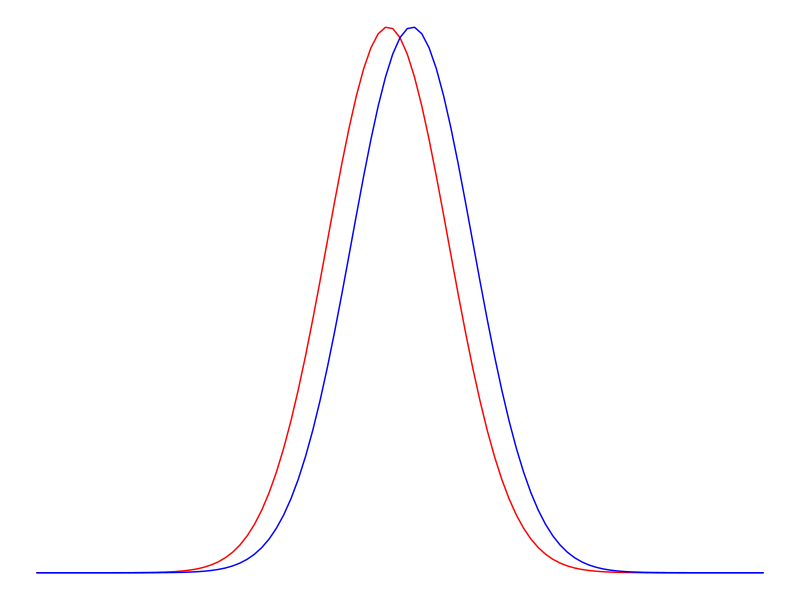
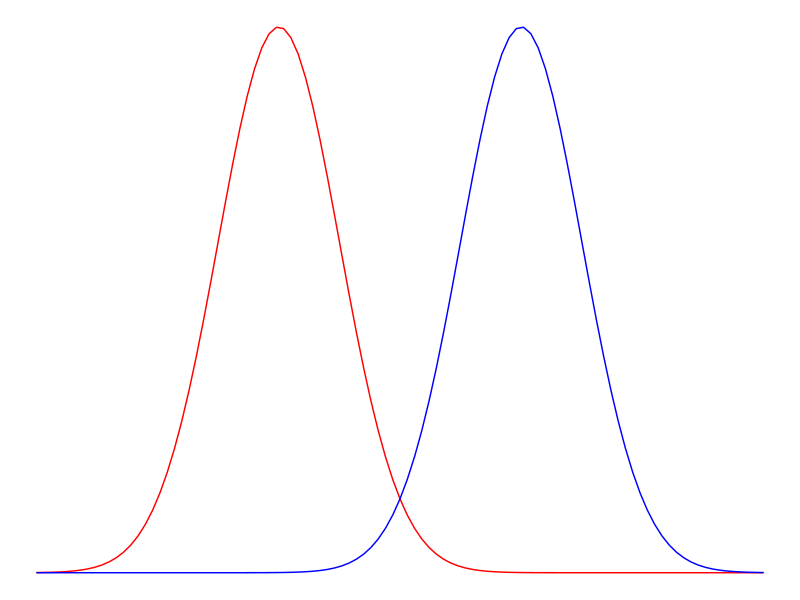
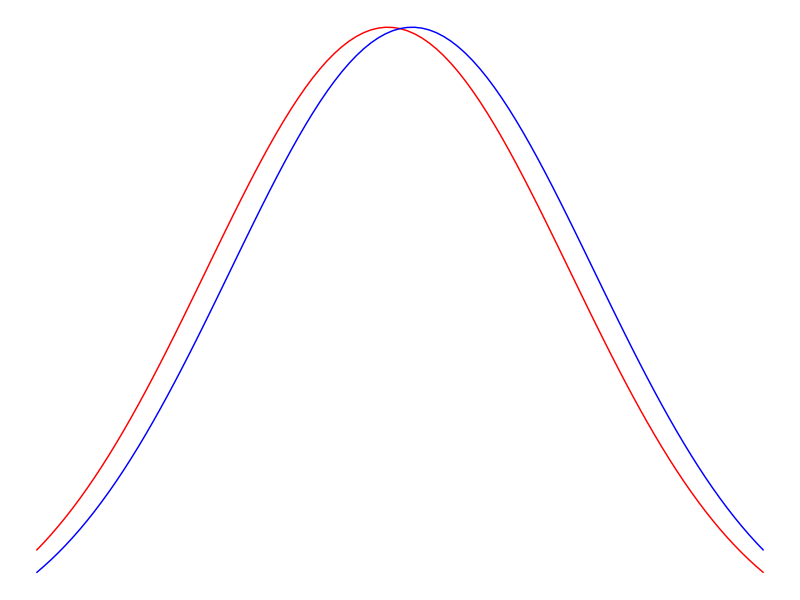
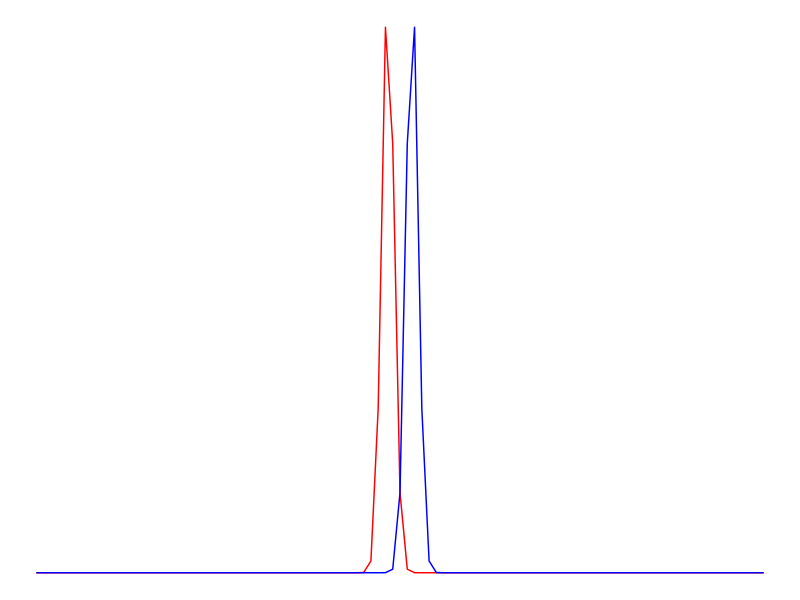
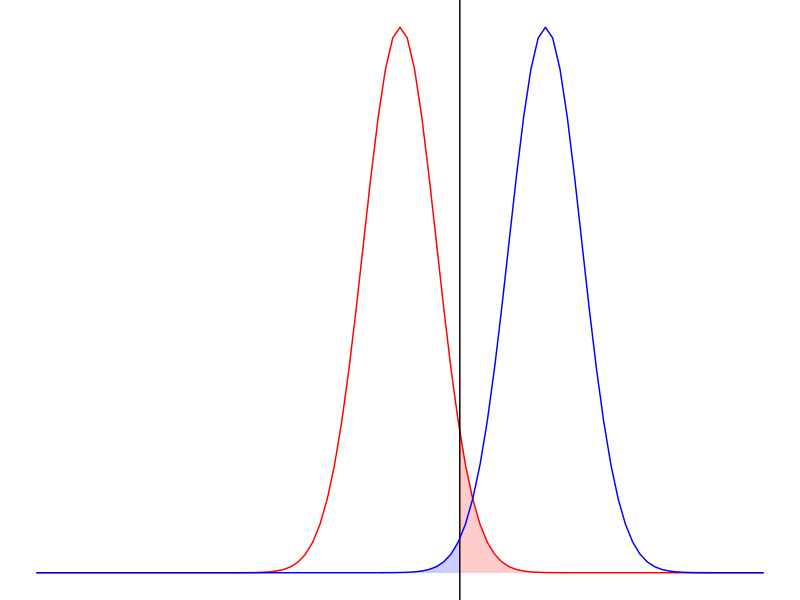

These figures' R source, in order:
## ---- chunk 1
#| out.width = "40%"
library(ggplot2)
ggplot(data = data.frame(x = c(-6, 6)), aes(x)) +
  stat_function(fun = dnorm, n = 101, args = list(mean = -.2, sd = 1), color = "red") +
  stat_function(fun = dnorm, n = 101, args = list(mean = .2, sd = 1), color = "blue") +
  theme_void()
## ---- chunk 2
#| out.width = "40%"
library(ggplot2)
ggplot(data = data.frame(x = c(-6, 6)), aes(x)) +
  stat_function(fun = dnorm, n = 101, args = list(mean = -2, sd = 1), color = "red") +
  stat_function(fun = dnorm, n = 101, args = list(mean = 2, sd = 1), color = "blue") +
  theme_void()
## ---- chunk 3
#| out.width = "40%"
library(ggplot2)
ggplot(data = data.frame(x = c(-6, 6)), aes(x)) +
  stat_function(fun = dnorm, n = 101, args = list(mean = -.2, sd = 3), color = "red") +
  stat_function(fun = dnorm, n = 101, args = list(mean = .2, sd = 3), color = "blue") +
  theme_void()

## ---- chunk 4
#| out.width = "40%"
library(ggplot2)
ggplot(data = data.frame(x = c(-6, 6)), aes(x)) +
  stat_function(fun = dnorm, n = 101, args = list(mean = -.2, sd = .1), color = "red") +
  stat_function(fun = dnorm, n = 101, args = list(mean = .2, sd = .1), color = "blue") +
  theme_void()
## ---- chunk 5
#| out.width = "90%"
library(ggplot2)
ggplot(data = data.frame(x = c(-.5, .5)), aes(x)) +
  stat_function(fun = dnorm, n = 101, args = list(mean = 0, sd = .05), color = "red") +
  geom_vline(xintercept = qnorm(.05, sd = .05, lower.tail = FALSE), color = "black") +
  geom_area(stat = "function", fun = dnorm, fill = "red", alpha = .2, xlim = c(qnorm(.05, sd = .05, lower.tail = FALSE), .5), args = list(mean = 0, sd = .05)) +
  stat_function(fun = dnorm, n = 101, args = list(mean = .2, sd = .05), color = "blue") +
  geom_area(stat = "function", fun = dnorm, fill = "blue", alpha = .2, xlim = c(-.5, qnorm(.05, sd = .05, lower.tail = FALSE)), args = list(mean = .2, sd = .05)) +
  theme_void()
